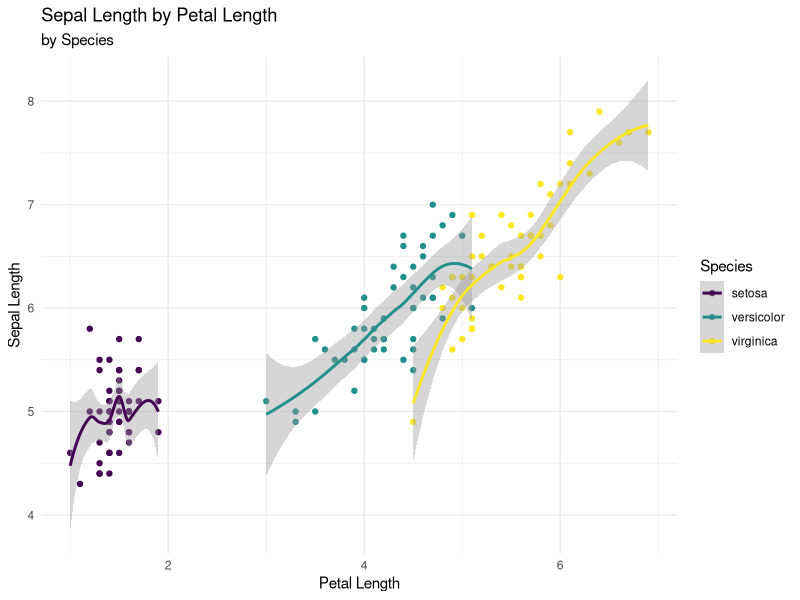
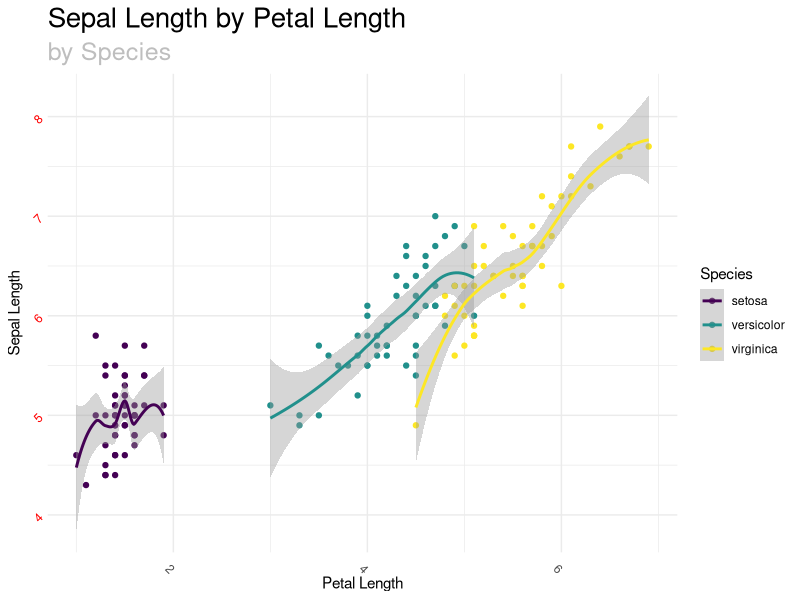

The R script that drew these images, in order:
## ---- chunk 1

knitr::opts_chunk$set(echo = TRUE,
                      message = FALSE,
                      warning = FALSE)

## ---- chunk 2

data("iris") # famous iris flower data

## ---- chunk 3

library(ggplot2)

## ---- chunk 4

p0 <- ggplot(iris,
             aes(x = Petal.Length, # x is petal length
                 y = Sepal.Length, # y is sepal length
                 color = Species)) + # color is species
  geom_point() + # use points
  geom_smooth() + # use smoother
  scale_color_viridis_d() + # viridis color palette
  labs(title = "Sepal Length by Petal Length",
       subtitle = "by Species",
       x = "Petal Length",
       y = "Sepal Length") +
  theme_minimal() # minimal "preset" theme

p0 # replay

## ---- chunk 5

p0 + 
  theme(plot.title = element_text(size = 20,), # larger title
        plot.subtitle = element_text(size = 18, # larger subtitle
                                     color = "grey"), # grey subtitle
        axis.text.x = element_text(angle = -45), # rotate x axis labels
        axis.text.y = element_text(angle = 45, # rotate y axis labels
                                   color = "red")) # y axis label color



